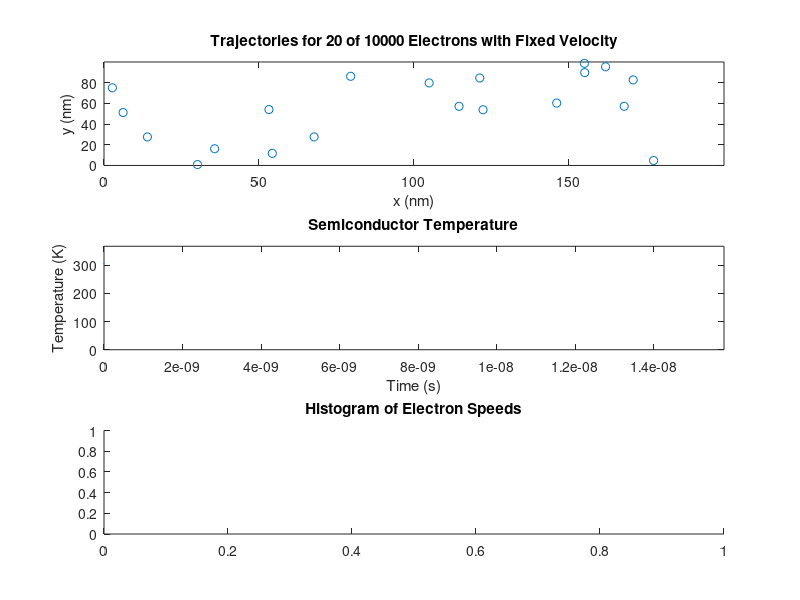

The MATLAB source for this figure: (Note: this script raises an error after producing the figure.)
%%Question 2

m0 = 9.10938356e-31;
m = 0.26*m0;
T = 300;
k = 1.38064852e-23;

%% Question 1
% To calculate the thermal energy, it is noted that there are two degrees
% of freedom for the electrons. Using Maxwell's principle of equipartition
% of energy,
%
% $$\overline{KE}=\frac{1}{2}kT = 2(\frac{1}{2}m\overline{v^2}) \Rightarrow \overline{v^2}=\frac{2kT}{m}$$

vth = sqrt(2*k*T/m)

%%
% Or 18.7 um/s. The mean free path, $l$, is simply

l = vth*0.2e-12;

%%
% Thus the mean free path is about 37.4 nm.

% Set up the simulation

width = 100e-9;
length = 200e-9;
population_size = 10000;
plot_population = 20;
time_step = width/vth/100;
iterations = 100;
show_movie = 1;
p_scat = 1 - exp(-time_step/0.2e-12);

% Each row corresponds to an electron with the position and velocities
% [x y vx vy]
state = zeros(population_size, 4);
trajectories = zeros(iterations, plot_population*2);
temperature = zeros(iterations,1);

v_pdf = makedist('Normal', 'mu', 0, 'sigma', sqrt(k*T/m));

% Generate an initial population
for i = 1:population_size
    angle = rand*2*pi;
    state(i,:) = [length*rand width*rand random(v_pdf) random(v_pdf)];
end

%% Calculate the average 
avg = sqrt(sum(state(:,3).^2)/population_size + sum(state(:,4).^2)/population_size)

for i = 1:iterations
    %Update positions
    state(:,1:2) = state(:,1:2) + time_step.*state(:,3:4);
    
    j = state(:,1) > length;
    state(j,1) = state(j,1) - length;
    
    j = state(:,1) < 0;
    state(j,1) = state(j,1) + length;
    
    j = state(:,2) > width;
    state(j,2) = 2*width - state(j,2);
    state(j,4) = -state(j,4);
    
    j = state(:,2) < 0;
    state(j,2) = -state(j,2);
    state(j,4) = -state(j,4);
    
    % Scatter particles
    j = rand(population_size, 1) < p_scat;
    state(j,3:4) = random(v_pdf, [sum(j),2]);
    
    % Record the temperature
    temperature(i) = (sum(state(:,3).^2) + sum(state(:,4).^2))*m/k/2/population_size;
    
    % Record positions for subset of particles that will be graphed
    % if show_movie = false
    for j=1:plot_population
        trajectories(i, (2*j):(2*j+1)) = state(j, 1:2);
    end 
    
    % Update the movie every 5 iterations
    if show_movie && mod(i,5) == 0
        figure(1);
        subplot(3,1,1);
        hold off;
        plot(state(1:plot_population,1)./1e-9, state(1:plot_population,2)./1e-9, 'o');
        axis([0 length/1e-9 0 width/1e-9]);
        title(sprintf('Trajectories for %d of %d Electrons with Fixed Velocity',...
        plot_population, population_size));
        xlabel('x (nm)');
        ylabel('y (nm)');
        if i > 1
            subplot(3,1,2);
            hold off;
            plot(time_step*(0:i-1), temperature(1:i));
            axis([0 time_step*iterations 0 max(temperature)*1.2]);
            title('Semiconductor Temperature');
            xlabel('Time (s)');
            ylabel('Temperature (K)');
        end
        subplot(3,1,3);
        v = sqrt(state(:,3).^2 + state(:,4).^2);
        title('Histogram of Electron Speeds');
        histogram(v);
        xlabel('Speed (m/s)');
        ylabel('Number of particles');
        
        pause(0.05);
    end
end

% Show trajectories after the movie is over
figure(1);
subplot(3,1,1);
title(sprintf('Electron Trajectories for %d of %d Electrons with Fixed Velocity',...
    plot_population, population_size));
xlabel('x (nm)');
ylabel('y (nm)');
axis([0 length/1e-9 0 width/1e-9]);
hold on;
for i=1:plot_population
    plot(trajectories(:,i*2)./1e-9, trajectories(:,i*2+1)./1e-9, '.');
end

if(~show_movie)
    subplot(3,1,2);
    hold off;
    plot(time_step*(0:iterations-1), temperature);
    axis([0 time_step*iterations 0 max(temperature)*1.2]);
    title('Semiconductor Temperature');
    xlabel('Time (s)');
    ylabel('Temperature (K)');
end

subplot(3,1,3);
v = sqrt(state(:,3).^2 + state(:,4).^2);
title('Histogram of Electron Speeds');
histogram(v);
xlabel('Speed (m/s)');
ylabel('Number of particles');

% Store the positions and velocities of the electrons